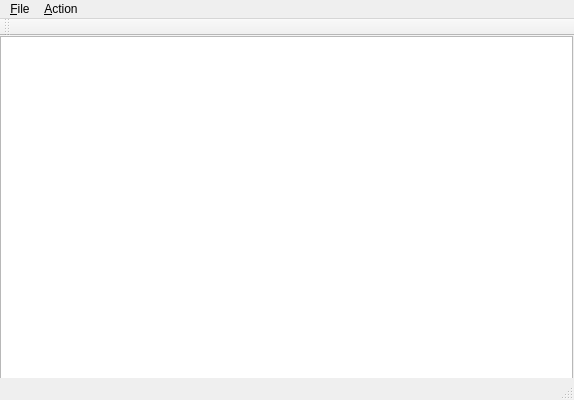
<?xml version="1.0" encoding="UTF-8"?>
<ui version="4.0">
 <class>NodeManipulatorClass</class>
 <widget class="QMainWindow" name="NodeManipulatorClass">
  <property name="geometry">
   <rect>
    <x>0</x>
    <y>0</y>
    <width>574</width>
    <height>400</height>
   </rect>
  </property>
  <property name="windowTitle">
   <string>NodeManipulator</string>
  </property>
  <widget class="QWidget" name="centralWidget">
   <widget class="QTreeView" name="treeView">
    <property name="geometry">
     <rect>
      <x>0</x>
      <y>0</y>
      <width>573</width>
      <height>427</height>
     </rect>
    </property>
    <property name="dragEnabled">
     <bool>true</bool>
    </property>
    <property name="dragDropMode">
     <enum>QAbstractItemView::DragDrop</enum>
    </property>
    <property name="defaultDropAction">
     <enum>Qt::MoveAction</enum>
    </property>
    <property name="alternatingRowColors">
     <bool>true</bool>
    </property>
    <property name="allColumnsShowFocus">
     <bool>true</bool>
    </property>
   </widget>
  </widget>
  <widget class="QMenuBar" name="menuBar">
   <property name="geometry">
    <rect>
     <x>0</x>
     <y>0</y>
     <width>574</width>
     <height>21</height>
    </rect>
   </property>
   <widget class="QMenu" name="FileMenu">
    <property name="title">
     <string>&amp;File</string>
    </property>
    <addaction name="actionLoad"/>
    <addaction name="actionSave"/>
    <addaction name="actionSaveAs"/>
    <addaction name="separator"/>
    <addaction name="actionExit"/>
   </widget>
   <widget class="QMenu" name="ActionsMenu">
    <property name="title">
     <string>&amp;Action</string>
    </property>
    <addaction name="RemoveActionNode"/>
   </widget>
   <addaction name="FileMenu"/>
   <addaction name="ActionsMenu"/>
  </widget>
  <widget class="QToolBar" name="mainToolBar">
   <attribute name="toolBarArea">
    <enum>TopToolBarArea</enum>
   </attribute>
   <attribute name="toolBarBreak">
    <bool>false</bool>
   </attribute>
  </widget>
  <widget class="QStatusBar" name="statusBar"/>
  <action name="actionLoad">
   <property name="text">
    <string>L&amp;oad</string>
   </property>
  </action>
  <action name="actionSave">
   <property name="text">
    <string>S&amp;ave</string>
   </property>
  </action>
  <action name="actionSaveAs">
   <property name="text">
    <string>Sa&amp;veAs</string>
   </property>
  </action>
  <action name="RemoveActionNode">
   <property name="text">
    <string>Remove Node</string>
   </property>
  </action>
  <action name="actionExit">
   <property name="text">
    <string>E&amp;xit</string>
   </property>
  </action>
 </widget>
 <layoutdefault spacing="6" margin="11"/>
 <resources>
  <include location="nodemanipulator.qrc"/>
 </resources>
 <connections/>
</ui>
